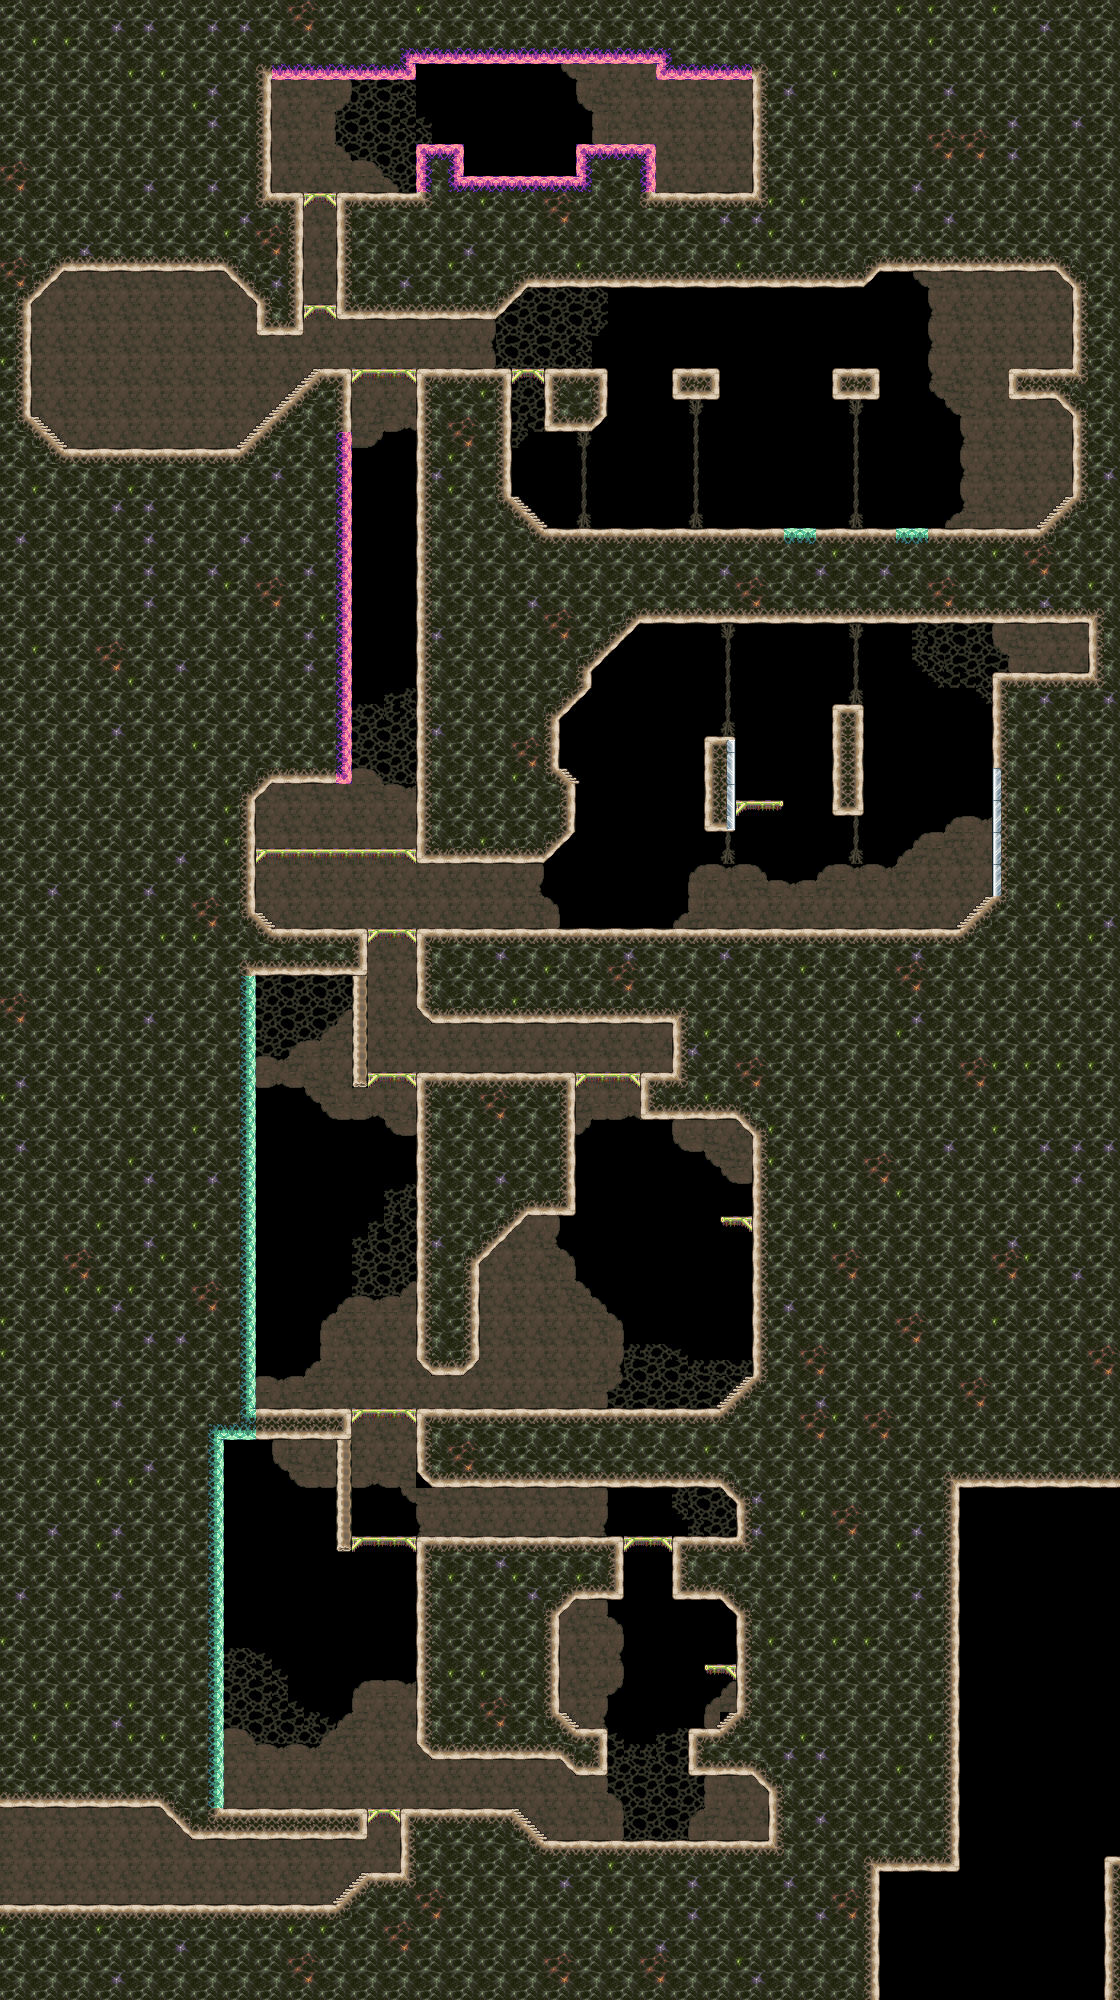

A level layout from a 2D game, rendered from its tile map. Below: a short description, then the map file with tile-grid data replaced by summaries:
An orthogonal 70x125 tile map with 16x16 px tiles, 2 tile layers (Tile Layer 1, Tile Layer 2), 1 hidden layer not drawn.

<map version="1.0" orientation="orthogonal" renderorder="right-down" width="70" height="125" tilewidth="16" tileheight="16" nextobjectid="1">
 <tileset firstgid="1" name="0_CLIFF" tilewidth="16" tileheight="16" tilecount="1800" columns="20">
  <image source="../../../tileset/0_CLIFF.png" width="320" height="1440" />
 </tileset>
 <imagelayer name="Image Layer 1" visible="0" />
 <layer name="Tile Layer 1" width="70" height="125">
  <data>[8750 cells, 7124 non-empty, 118 distinct tile ids]</data>
 </layer>
 <layer name="Tile Layer 2" width="70" height="125">
  <data>[8750 cells, 181 non-empty, 24 distinct tile ids]</data>
 </layer>
</map>
